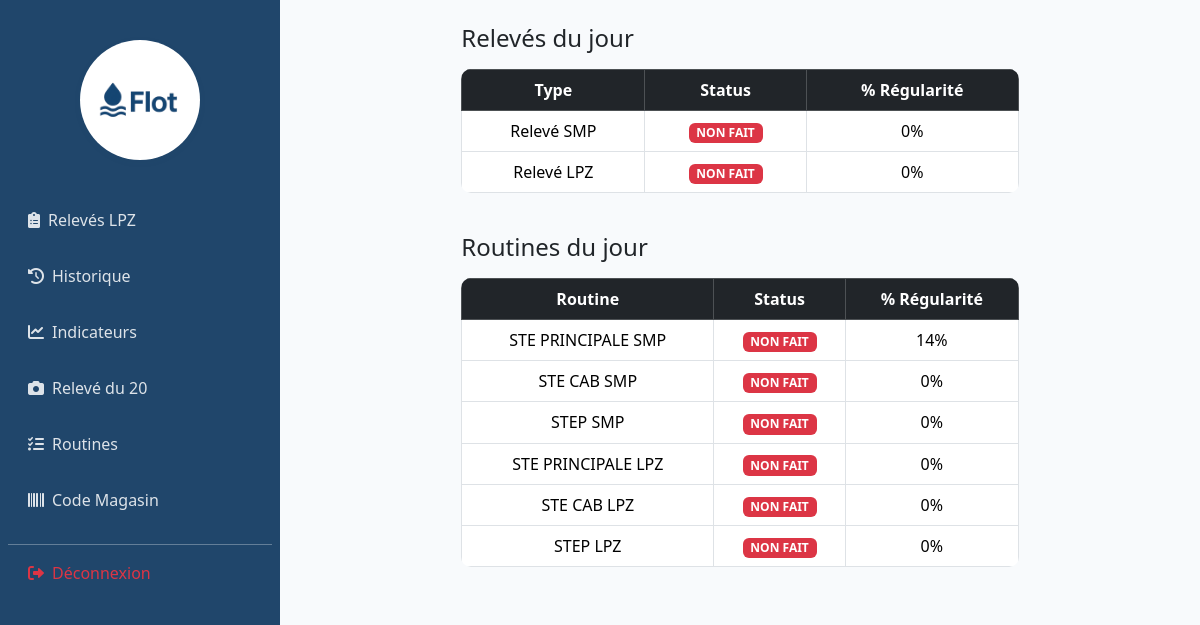
The app's page / (signed in) with its own data.
### app.py (models this page shows)
class FormulaireRoutine(db.Model):
    id = db.Column(db.Integer, primary_key=True)
    nom = db.Column(db.String(100), unique=True, nullable=False)
    created_at = db.Column(db.DateTime, default=datetime.utcnow)

### app.py (the view)
@app.route('/')
@login_required
def index():
    today = datetime.now().date()
    smp_fait = db.session.query(Releve).join(TypeReleve).filter(TypeReleve.site_id == 1, Releve.date == today).count() > 0
    lpz_fait = db.session.query(Releve).join(TypeReleve).filter(TypeReleve.site_id == 2, Releve.date == today).count() > 0
    releves_status = {
        'SMP': smp_fait,
        'LPZ': lpz_fait
    }
    releves_regularite = {}
    for nom, site_id in [('SMP', 1), ('LPZ', 2)]:
        type_releves = TypeReleve.query.filter_by(site_id=site_id).all()
        reset = RESET_REGULARITE.get(('releve', f'Relevé {nom}'))
        first = db.session.query(Releve.date).join(TypeReleve).filter(TypeReleve.site_id == site_id)
        if reset:
            first = first.filter(Releve.date >= reset)
        first = first.order_by(Releve.date.asc()).first()
        if first:
            date_debut = first[0]
            jours = (today - date_debut).days + 1
            total = db.session.query(Releve.date).join(TypeReleve).filter(TypeReleve.site_id == site_id, Releve.date >= date_debut).distinct().count()
            regularite = int(100 * total / jours) if jours > 0 else 0
        else:
            regularite = 0
        releves_regularite[nom] = regularite
    routines_list = [
        'STE PRINCIPALE SMP', 'STE CAB SMP', 'STEP SMP',
        'STE PRINCIPALE LPZ', 'STE CAB LPZ', 'STEP LPZ'
    ]
    routines_status = {}
    routines_regularite = {}
    for nom in routines_list:
        formulaire = FormulaireRoutine.query.filter_by(nom=nom).first()
        fait = False
        regularite = 0
        if formulaire:
            fait = db.session.query(ReponseRoutine).filter(ReponseRoutine.formulaire_id == formulaire.id, ReponseRoutine.date_creation == today).count() > 0
            reset = RESET_REGULARITE.get(('routine', nom))
            first = db.session.query(ReponseRoutine.date_creation).filter(ReponseRoutine.formulaire_id == formulaire.id)
            if reset:
                first = first.filter(ReponseRoutine.date_creation >= reset)
            first = first.order_by(ReponseRoutine.date_creation.asc()).first()
            if first:
                date_debut = first[0]
                jours = (today - date_debut).days + 1
                total = db.session.query(ReponseRoutine.date_creation).filter(ReponseRoutine.formulaire_id == formulaire.id, ReponseRoutine.date_creation >= date_debut).distinct().count()
                regularite = int(100 * total / jours) if jours > 0 else 0
        routines_status[nom] = fait
        routines_regularite[nom] = regularite
    return render_template('index.html', releves_status=releves_status, releves_regularite=releves_regularite, routines_list=routines_list, routines_status=routines_status, routines_regularite=routines_regularite, user_role=current_user.role)

### app.py (called while the page is built)
@login_manager.user_loader
def load_user(user_id):
    return db.session.get(User, int(user_id))

### templates/index.html (shortened to what this page needs)
{% extends "base.html" %}
{% block content %}
<div class="container py-4">
    <div class="row justify-content-center mb-4">
        <div class="col-md-8">
            <h4 class="mb-3">Relevés du jour</h4>
            <table class="table table-bordered text-center align-middle">
                <thead class="table-dark">
                    <tr>
                        <th>Type</th>
                        <th>Status</th>
                        <th>% Régularité</th>
                    </tr>
                </thead>
                <tbody>
                    <tr>
                        <td>Relevé SMP</td>
                        <td>{% if releves_status.SMP %}<span class="badge bg-success">FAIT</span>{% else %}<span class="badge bg-danger">NON FAIT</span>{% endif %}</td>
                        <td>{{ releves_regularite['SMP'] }}%</td>
                    </tr>
                    <tr>
                        <td>Relevé LPZ</td>
                        <td>{% if releves_status.LPZ %}<span class="badge bg-success">FAIT</span>{% else %}<span class="badge bg-danger">NON FAIT</span>{% endif %}</td>
                        <td>{{ releves_regularite['LPZ'] }}%</td>
                    </tr>
                </tbody>
            </table>
        </div>
    </div>
    <div class="row justify-content-center mb-4">
        <div class="col-md-8">
            <h4 class="mb-3">Routines du jour</h4>
            <table class="table table-bordered text-center align-middle">
                <thead class="table-dark">
                    <tr>
                        <th>Routine</th>
                        <th>Status</th>
                        <th>% Régularité</th>
                    </tr>
                </thead>
                <tbody>
                    {% for routine in routines_list %}
                    <tr>
                        <td>{{ routine }}</td>
                        <td>{% if routines_status[routine] %}<span class="badge bg-success">FAIT</span>{% else %}<span class="badge bg-danger">NON FAIT</span>{% endif %}</td>
                        <td>{{ routines_regularite[routine] }}%</td>
                    </tr>
                    {% endfor %}
                </tbody>
            </table>
        </div>
    </div>
</div>
{% endblock %}

### templates/base.html (shortened to what this page needs)
<!DOCTYPE html>
<html lang="fr">
<head>
    <link href="https://cdn.jsdelivr.net/npm/bootstrap@5.3.3/dist/css/bootstrap.min.css" rel="stylesheet">
    <link href="https://cdnjs.cloudflare.com/ajax/libs/font-awesome/6.0.0/css/all.min.css" rel="stylesheet">
</head>
<body>
              {% set user = current_user %}
    <nav class="col-lg-2 d-none d-lg-block sidebar">
        <div class="position-sticky pt-3">
            <div class="sidebar-logo logo-bandeau">
                <img src="{{ url_for('static', filename='logo_flot.png') }}" alt="Logo Flot">
            </div>
            <ul class="nav flex-column">
                {% set user = current_user %}
                {% if user.is_authenticated and user.role == 'admin' %}
                    <li class="nav-item"><a class="nav-link {% if request.endpoint == 'index' %}active{% endif %}" href="{{ url_for('index') }}"><i class="fas fa-home me-2"></i>Accueil</a></li>
                    <li class="nav-item"><a class="nav-link {% if request.endpoint == 'releve_site' and request.view_args.site_id == 1 %}active{% endif %}" href="{{ url_for('releve_site', site_id=1) }}"><i class="fas fa-clipboard-list me-2"></i>Relevés SMP</a></li>
                    <li class="nav-item"><a class="nav-link {% if request.endpoint == 'releve_site' and request.view_args.site_id == 2 %}active{% endif %}" href="{{ url_for('releve_site', site_id=2) }}"><i class="fas fa-clipboard-list me-2"></i>Relevés LPZ</a></li>
                    <li class="nav-item"><a class="nav-link {% if request.endpoint == 'historique' %}active{% endif %}" href="{{ url_for('historique') }}"><i class="fas fa-history me-2"></i>Historique</a></li>
                    <li class="nav-item"><a class="nav-link {% if request.endpoint == 'indicateurs' %}active{% endif %}" href="{{ url_for('indicateurs') }}"><i class="fas fa-chart-line me-2"></i>Indicateurs</a></li>
                    <li class="nav-item"><a class="nav-link {% if request.endpoint == 'releve_20' %}active{% endif %}" href="{{ url_for('releve_20') }}"><i class="fas fa-camera me-2"></i>Relevé du 20</a></li>
                                      <li class="nav-item"><a class="nav-link {% if request.endpoint == 'routines' %}active{% endif %}" href="{{ url_for('routines') }}"><i class="fas fa-tasks me-2"></i>Routines</a></li>
                  <li class="nav-item"><a class="nav-link {% if request.endpoint == 'code_magasin' %}active{% endif %}" href="{{ url_for('code_magasin') }}"><i class="fas fa-barcode me-2"></i>Code Magasin</a></li>
                  <li class="nav-item"><a class="nav-link {% if request.endpoint == 'utilisateurs' %}active{% endif %}" href="{{ url_for('utilisateurs') }}"><i class="fas fa-users-cog me-2"></i>Utilisateurs</a></li>
                {% else %}
                    {% set accesses = user.page_accesses|selectattr('can_access')|map(attribute='page_name')|list %}
                    {% if 'releve_site_lpz' in accesses %}<li class="nav-item"><a class="nav-link " href="{{ url_for('releve_site', site_id=2) }}"><i class="fas fa-clipboard-list me-2"></i>Relevés LPZ</a></li>{% endif %}
                    {% if 'historique' in accesses %}<li class="nav-item"><a class="nav-link {% if request.endpoint == 'historique' %}active{% endif %}" href="{{ url_for('historique') }}"><i class="fas fa-history me-2"></i>Historique</a></li>{% endif %}
                    {% if 'indicateurs' in accesses %}<li class="nav-item"><a class="nav-link {% if request.endpoint == 'indicateurs' %}active{% endif %}" href="{{ url_for('indicateurs') }}"><i class="fas fa-chart-line me-2"></i>Indicateurs</a></li>{% endif %}
                    {% if 'releve_20' in accesses %}<li class="nav-item"><a class="nav-link {% if request.endpoint == 'releve_20' %}active{% endif %}" href="{{ url_for('releve_20') }}"><i class="fas fa-camera me-2"></i>Relevé du 20</a></li>{% endif %}
                    {% if 'routines' in accesses %}<li class="nav-item"><a class="nav-link {% if request.endpoint == 'routines' %}active{% endif %}" href="{{ url_for('routines') }}"><i class="fas fa-tasks me-2"></i>Routines</a></li>{% endif %}
                    {% if 'code_magasin' in accesses %}<li class="nav-item"><a class="nav-link {% if request.endpoint == 'code_magasin' %}active{% endif %}" href="{{ url_for('code_magasin') }}"><i class="fas fa-barcode me-2"></i>Code Magasin</a></li>{% endif %}
                {% endif %}
                <li class="nav-item"><a class="nav-link logout-link" href="{{ url_for('logout') }}"><i class="fas fa-sign-out-alt me-2"></i>Déconnexion</a></li>
            </ul>
        </div>
    </nav>
    <div class="main-content">
        {% block content %}{% endblock %}
    </div>
</body>
</html>

### templates/base.html (style rules this page uses)
:root { --flot-blue-dark: #20466B; --flot-blue: #2B5C88; --flot-bg: #f8fafc; --flot-white: #fff; }
body { background: var(--flot-bg); }
.sidebar { min-height: 100vh; background: var(--flot-blue-dark); position: fixed; top: 0; left: 0; height: 100vh; width: 280px; z-index: 1000; overflow-y: auto; overflow-x: hidden; }
.sidebar .nav-link { color: rgba(255,255,255,0.85); padding: 0.75rem 1.25rem; border-radius: 0.5rem; margin: 0.25rem 0.5rem; transition: all 0.3s ease; white-space: nowrap; }
.sidebar .nav-link.logout-link { color: #dc3545 !important; margin-top: 1rem; padding-top: 1rem; border-top: 1px solid rgba(255,255,255,0.3) !important; background: transparent !important; border-radius: 0 !important; }
.sidebar .nav-link.logout-link i { color: #dc3545 !important; }
.main-content { background-color: var(--flot-bg); min-height: 100vh; margin-left: 280px; margin-right: auto; max-width: 1200px; padding-left: 24px; padding-right: 24px; }
.table { border-radius: 10px; overflow: hidden; }
.sidebar-logo { display: flex; align-items: center; justify-content: center; margin-bottom: 2rem; gap: 0.7rem; }
.sidebar-logo img { height: 38px; width: 38px; object-fit: contain; }
.logo-bandeau { background: var(--flot-white); border-radius: 50%; width: 120px; height: 120px; margin: 24px auto 32px auto; box-shadow: 0 2px 8px rgba(32,70,107,0.04); display: flex; justify-content: center; align-items: center; }
.logo-bandeau img { max-width: 90%; max-height: 90%; width: auto; height: auto; display: block; margin: 0 auto; }

### records on screen
FormulaireRoutine: nom "STE PRINCIPALE SMP", routines_regularite "14"
FormulaireRoutine: nom "STE CAB SMP", routines_regularite "0"
FormulaireRoutine: nom "STEP SMP", routines_regularite "0"
FormulaireRoutine: nom "STE PRINCIPALE LPZ", routines_regularite "0"
FormulaireRoutine: nom "STE CAB LPZ", routines_regularite "0"
FormulaireRoutine: nom "STEP LPZ", routines_regularite "0"

### other values on screen
{{ releves_regularite['SMP'] }} "0"
{{ releves_regularite['LPZ'] }} "0"
